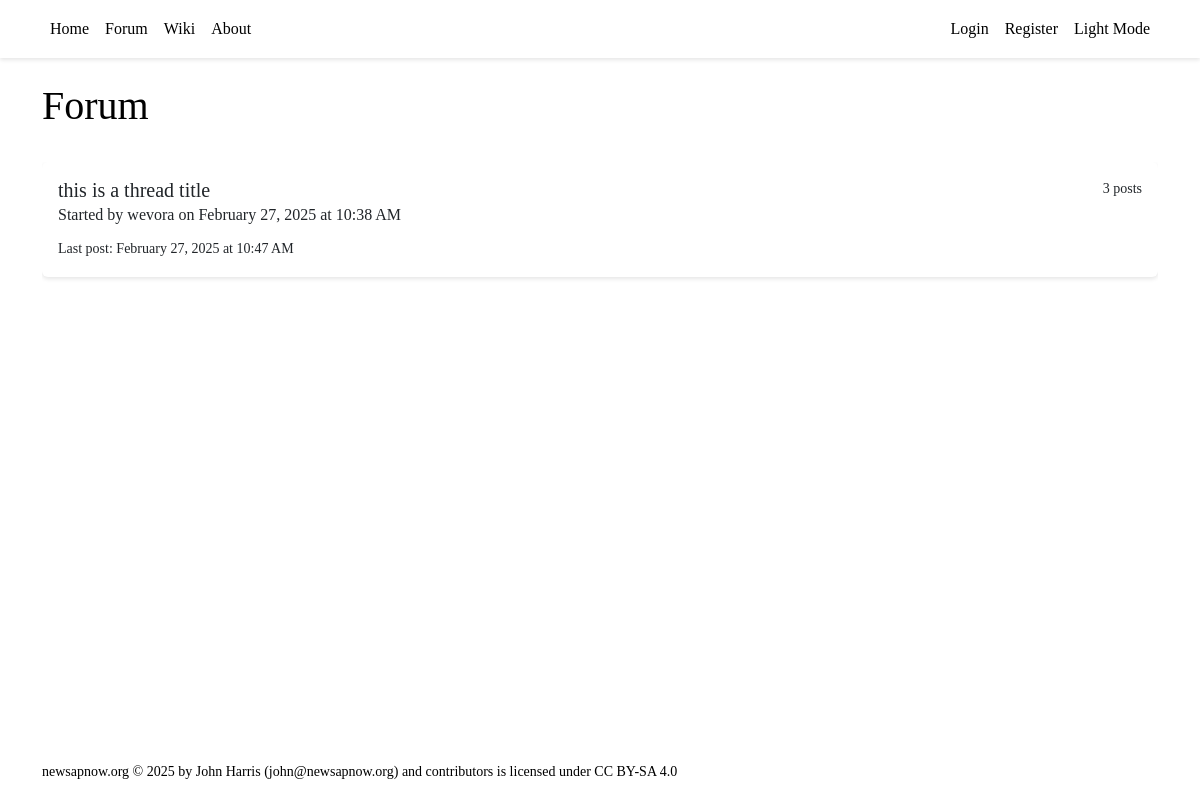
Before: /forum/ with the older database file.
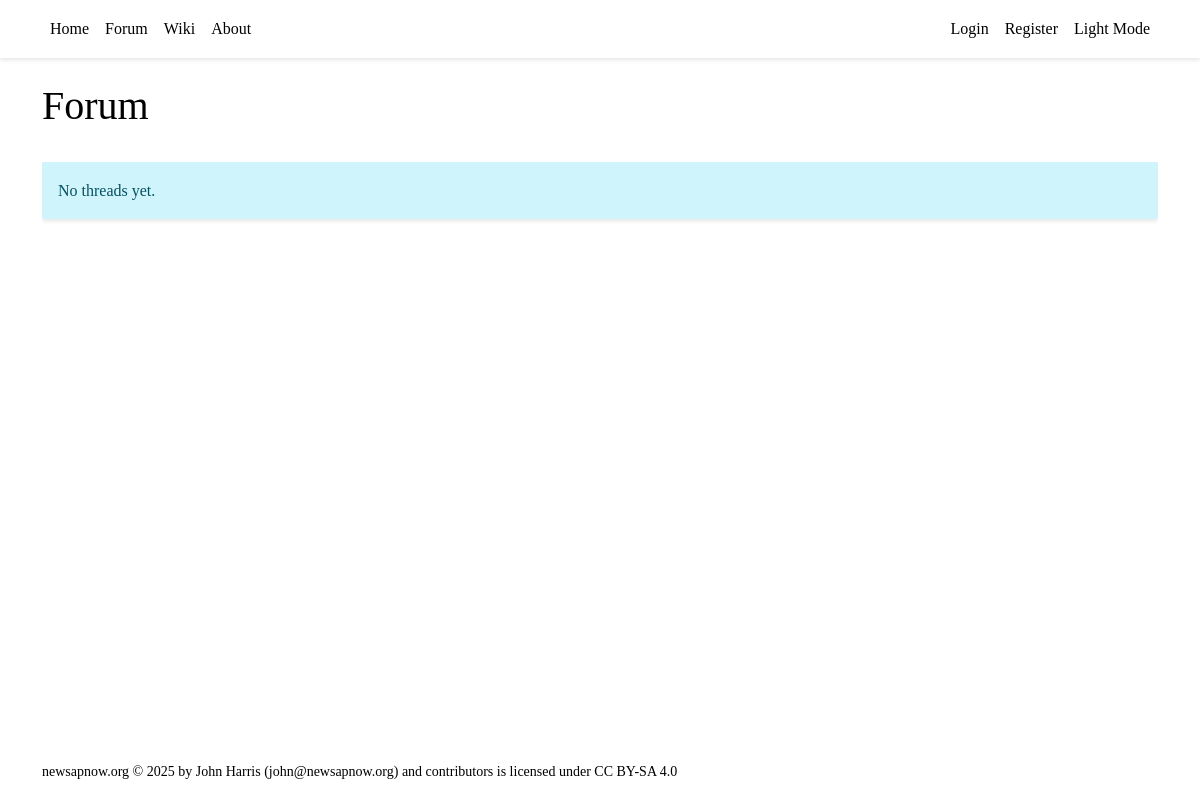
After: the same page with the newer database file.
### tables this page shows
CREATE TABLE threads (
        id INTEGER PRIMARY KEY AUTOINCREMENT,
        title TEXT NOT NULL CHECK(length(title) <= 132),
        created_by INTEGER NOT NULL,
        group_id INTEGER,
        category_id INTEGER,
        created_at TIMESTAMP DEFAULT CURRENT_TIMESTAMP,
        updated_at TIMESTAMP DEFAULT CURRENT_TIMESTAMP,
        last_seen_at TIMESTAMP DEFAULT CURRENT_TIMESTAMP,
        FOREIGN KEY (created_by) REFERENCES users(id),
        FOREIGN KEY (group_id) REFERENCES groups(id),
        FOREIGN KEY (category_id) REFERENCES group_categories(id)
    );

### backend/forum.py (the view)
@forum_blueprint.route("/")
def view_threads():
    user_id = session.get('user_id')
    page = request.args.get('page', 1, type=int)
    offset = (page - 1) * Config.THREADS_PER_PAGE
    with get_db() as conn:
        cursor = conn.cursor()
        if user_id:
            cursor.execute("""
                SELECT group_id
                FROM user_groups
                WHERE user_id = ? AND filter_on = 1
            """, (user_id,))
            filtered_groups = [row['group_id'] for row in cursor.fetchall()]
            if not filtered_groups:
                filtered_groups = [-1]  # Use an impossible group ID to return no results
            filtered_groups_str = ','.join('?' for _ in filtered_groups)
            cursor.execute(f"""
                SELECT DISTINCT
                    t.*, u.username,
                    g.grouptext as group_name,
                    gc.category as category_name,
                    COUNT(p.id) as post_count,
                    MAX(p.created_at) as last_post_at
                FROM threads t
                JOIN users u ON t.created_by = u.id
                LEFT JOIN groups g ON t.group_id = g.id
                LEFT JOIN group_categories gc ON t.category_id = gc.id
                LEFT JOIN thread_users tu ON t.id = tu.thread_id
                LEFT JOIN posts p ON t.id = p.thread_id
                WHERE
                    (t.group_id IS NULL OR t.group_id IN ({filtered_groups_str}))
                    AND (
                        tu.thread_id IS NULL
                        OR tu.user_id = ?
                        OR t.created_by = ?
                    )
                GROUP BY t.id
                ORDER BY last_post_at DESC
                LIMIT ? OFFSET ?
            """, filtered_groups + [user_id, user_id, Config.THREADS_PER_PAGE, offset])
        else:
            cursor.execute("""
                SELECT DISTINCT
                    t.*, u.username,
                    g.grouptext as group_name,
                    gc.category as category_name,
                    COUNT(p.id) as post_count,
                    MAX(p.created_at) as last_post_at
                FROM threads t
                JOIN users u ON t.created_by = u.id
                LEFT JOIN groups g ON t.group_id = g.id
                LEFT JOIN group_categories gc ON t.category_id = gc.id
                LEFT JOIN thread_users tu ON t.id = tu.thread_id
                LEFT JOIN posts p ON t.id = p.thread_id
                WHERE tu.thread_id IS NULL
                GROUP BY t.id
                ORDER BY last_post_at DESC
                LIMIT ? OFFSET ?
            """, (Config.THREADS_PER_PAGE, offset))
        threads = cursor.fetchall()
    return render_template("forum/thread_list.html",
                               threads=threads,
                               page=page,
                               Config=Config)

### backend/database.py (called while the page is built)
@contextmanager
def get_db() -> Generator[sqlite3.Connection, None, None]:
    conn = sqlite3.connect(Config.SQLITE_DB_PATH)
    conn.row_factory = sqlite3.Row
    try:
        yield conn
    finally:
        conn.commit()
        conn.close()

### backend/server.py (called while the page is built)
@app.template_filter('datetime')
def format_datetime(value):
    if isinstance(value, str):
        try:
            value = datetime.strptime(value, '%Y-%m-%d %H:%M:%S')
        except ValueError:
            return value
    return value.strftime('%B %d, %Y at %I:%M %p')

### frontend/templates/forum/thread_list.html (shortened to what this page needs)
{% extends "base.html" %}
{% block content %}
    <div class="d-flex justify-content-between align-items-center mb-4">
        <h1>Forum</h1>
    </div>
    <div class="thread-list" tabindex="0">
        {% for thread in threads %}
            <div class="thread-item card mb-3" data-thread-id="{{ thread.id }}">
                <div class="card-body">
                    <div class="d-flex justify-content-between align-items-start">
                        <h5 class="card-title mb-1">
                            <a href="{{ url_for('forum.view_thread', thread_id=thread.id) }}" class="text-decoration-none">
                                {{ thread.title }}
                            </a>
                        </h5>
                        <small class="text-muted">{{ thread.post_count }} posts</small>
                    </div>
                    <p class="card-subtitle mb-2 text-muted">
                        Started by {{ thread.username }} on {{ thread.created_at | datetime }}
                    </p>
                    {% if thread.last_post_at != thread.created_at %}
                        <small class="text-muted">
                            Last post: {{ thread.last_post_at | datetime }}
                        </small>
                    {% endif %}
                </div>
            </div>
        {% else %}
            <div class="alert alert-info">No threads yet.</div>
        {% endfor %}
    </div>
{% endblock %}

### frontend/templates/base.html (shortened to what this page needs)
<!DOCTYPE html>
<html lang="en">
<head>
    <link rel="stylesheet" href="{{ url_for('static', filename='bootstrap/css/bootstrap.min.css') }}">
    <link rel="stylesheet" href="{{ url_for('static', filename='styles.css') }}">
</head>
<body>
    <nav class="navbar navbar-expand-lg navbar-dark bg-dark">
        <div class="container">
            <div class="collapse navbar-collapse" id="navbarNav">
                <ul class="navbar-nav">
                    <li class="nav-item"><a class="nav-link" href="/">Home</a></li>
                    <li class="nav-item"><a class="nav-link" href="/forum">Forum</a></li>
                    <li class="nav-item"><a class="nav-link" href="/wiki">Wiki</a></li>
                    <li class="nav-item"><a class="nav-link" href="/about">About</a></li>
                </ul>
                <ul class="navbar-nav ms-auto">
                    {% if session.get('user') %}
                        <li class="nav-item">
                            <a class="nav-link" href="/auth/logout">Logout ({{ session['user'] }})</a>
                        </li>
                    {% else %}
                        <li class="nav-item"><a class="nav-link" href="/auth/login">Login</a></li>
                        <li class="nav-item"><a class="nav-link" href="/auth/register">Register</a></li>
                    {% endif %}
                    <li class="nav-item">
                        <a class="nav-link" href="#" id="theme-toggle" aria-label="Toggle dark/light mode">
                            <span id="theme-text">Light Mode</span>
                        </a>
                    </li>
                </ul>
            </div>
        </div>
    </nav>
    <main class="container mt-4">
        {% block content %}{% endblock %}
    </main>
    <footer class="site-footer">
        <div class="container py-3">
            <small>
                newsapnow.org © 2025 by John Harris (<a href="mailto:john@newsapnow.org">john@newsapnow.org</a>) and contributors is licensed under <a href="https://creativecommons.org/licenses/by-sa/4.0/">CC BY-SA 4.0</a>
            </small>
        </div>
    </footer>
</body>
</html>

### frontend/static/styles.css (style rules this page uses)
body { font-family: var(--font-family-sans); line-height: 1.6; color: var(--standard-text); background-color: var(--page-bg); }
.navbar { box-shadow: 0 2px 4px rgba(0,0,0,0.1); background-color: var(--card-bg) !important; }
.navbar-dark .navbar-nav .nav-link { color: var(--standard-text); }
.thread-list { max-height: 80vh; overflow-y: auto; }
html { height: 100%; position: relative; }
body { min-height: 100%; display: flex; flex-direction: column; }
main { flex: 1 0 auto; }
.site-footer { background-color: var(--page-bg); color: var(--subtle-text); width: 100%; margin-top: auto; }
.site-footer a { color: var(--highlight-text); }
a { color: var(--highlight-text); text-decoration: none; }
.alert { border: none; border-radius: var(--border-radius); box-shadow: 0 2px 4px rgba(0,0,0,0.1); }

Changed rows visible on the page:
removed threads: title "this is a thread title", post_count "3", username "wevora", created_at "February 27, 2025 at 10:38 AM", last_post_at "February 27, 2025 at 10:47 AM"
Other visible differences:
text now shown: "No threads yet."
